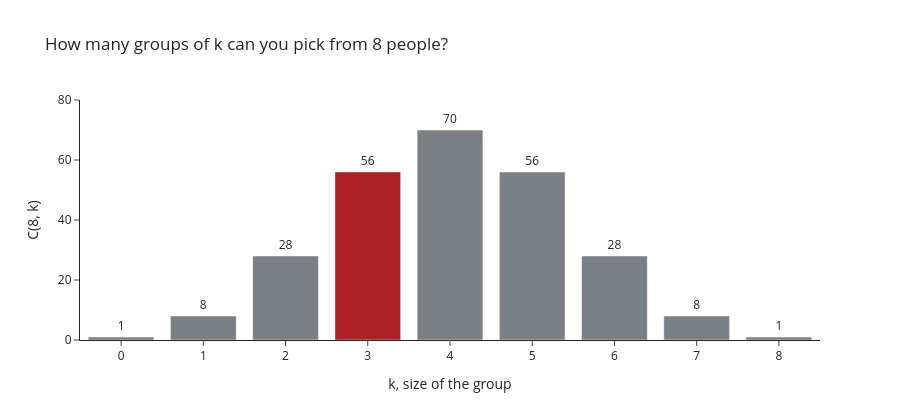

Notebook code cell kept with this figure:
### Code cell
ks = list(range(0, 9))
fig = go.Figure(go.Bar(x=ks, y=[math.comb(8, j) for j in ks], marker_color=[RED if j == 3 else GREY for j in ks],
                       text=[math.comb(8, j) for j in ks], textposition="outside"))
fig.update_layout(template="simple_white", height=420, title="How many groups of k can you pick from 8 people?",
                  xaxis_title="k, size of the group", yaxis_title="C(8, k)", yaxis_range=[0, 80])
fig.show()
print("Symmetric: choosing the 3 who go is the same as choosing the 5 who stay. C(8,3) = C(8,5) =", math.comb(8, 5))

### Figure 1 — Plotly figure (JSON) as saved in the notebook; plotly's stock layout.template omitted (floating-point values rounded to 4 significant figures)
{"data": [{"marker": {"color": ["#7a7f85", "#7a7f85", "#7a7f85", "#AF1F25", "#7a7f85", "#7a7f85", "#7a7f85", "#7a7f85", "#7a7f85"]}, "text": ["1", "8", "28", "56", "70", "56", "28", "8", "1"], "textposition": "outside", "type": "bar", "x": [0, 1, 2, 3, 4, 5, 6, 7, 8], "y": [1, 8, 28, 56, 70, 56, 28, 8, 1]}], "layout": {"height": 420, "title": {"text": "How many groups of k can you pick from 8 people?"}, "xaxis": {"title": {"text": "k, size of the group"}}, "yaxis": {"range": [0, 80], "title": {"text": "C(8, k)"}}}}
